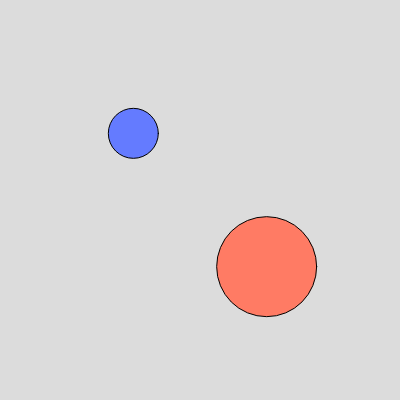
Frame 1 (no input)
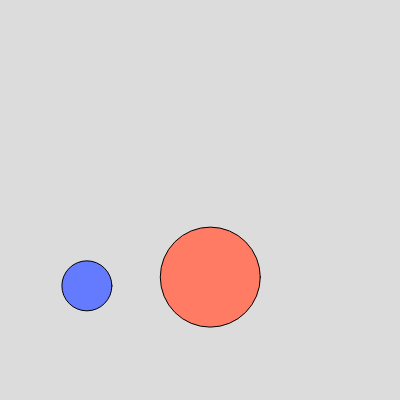
Frame 60 (no input)
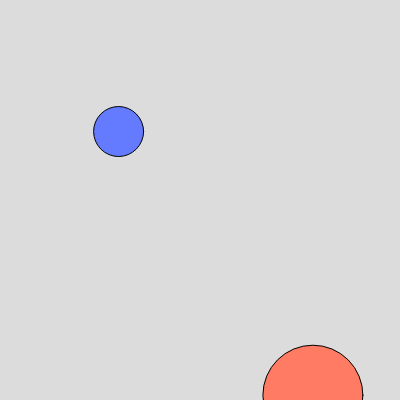
Frame 120 (the mouse pressed at the canvas centre since frame 60)

The p5.js sketch that drew these frames (run headless with seeded random() and noise() and a simulated clock; from frame 60 on, the mouse is pressed at the canvas centre):

// p5.js sketch
// ── sketch.js
// let x;
// let y;

// function setup() {
//   createCanvas(400, 400);
//   x = width / 2;
//   y = height / 2;
// }

// function draw() {
//   background(0, 220, 0);
//   fill(100, 123, 255);
//   ellipse(x, y, 50, 50);
// }

let b1_color = 255;

let b1_x;
let b1_y;
let b1_radius = 25;

let b1_Speed;
let b1_angle;
let b1_xSpeed;
let b1_ySpeed;

let b2_x;
let b2_y;
let b2_radius = 50;

let b2_Speed;
let b2_angle;
let b2_xSpeed;
let b2_ySpeed;

function setup() {
  createCanvas(400, 400);
  b1_x = width / 3;
  b1_y = height / 3;
  
  b1_Speed = 10;
  b1_angle = random(1,10);
  b1_xSpeed = b1_Speed * cos(b1_angle);
  b1_ySpeed = b1_Speed * sin(b1_angle);
  
  b2_x = 2 * width / 3;
  b2_y = 2 * height / 3;
	
  b2_Speed = 5;
  b2_angle = random(1,10);
  b2_xSpeed = b1_Speed * cos(b2_angle);
  b2_ySpeed = b1_Speed * sin(b2_angle);
}

function balls_dist(x1, y1, x2, y2)
{
  return (sqrt((x2-x1)*(x2-x1) + (y2-y1)*(y2-y1)));
}



function draw() {
  background(220);
  fill(100, 123, b1_color);
  ellipse(b1_x, b1_y, b1_radius * 2, b1_radius * 2);
  
  b1_x += b1_xSpeed;
  b1_y += b1_ySpeed;
  
  if (b1_x > width - b1_radius || b1_x < b1_radius) {
  	// if (xSpeed > 0)
  	// xSpeed++;
  	// else
  	// xSpeed--;
    b1_xSpeed = -b1_xSpeed;
  } 
  
  if (b1_y > height - b1_radius || b1_y < b1_radius) {
    b1_ySpeed = -b1_ySpeed;
  }
  
  if (balls_dist(b1_x, b1_y, b2_x, b2_y) < b1_radius + b2_radius)
  {
    b1_xSpeed = (b1_x - b2_x) / balls_dist(b1_x, b1_y, b2_x, b2_y) * b1_Speed;
    b1_ySpeed = (b1_y - b2_y) / balls_dist(b1_x, b1_y, b2_x, b2_y) * b1_Speed;
  }
  
  fill(255, 123, 100);
  ellipse(b2_x, b2_y, b2_radius * 2, b2_radius * 2);
  
  b2_x += b2_xSpeed;
  b2_y += b2_ySpeed;
  
  if (b2_x > width - b2_radius || b2_x < b2_radius) {
    // b2_xSpeed = -b2_xSpeed;     //bounce
    b2_x = (b2_x+width)%width;  //go through
  } 
  
  if (b2_y > height - b2_radius || b2_y < b2_radius) {
    // b2_ySpeed = -b2_ySpeed;      //bounce
    b2_y = (b2_y+height)%height; //go through
  }
  
  if (balls_dist(b1_x, b1_y, b2_x, b2_y) < b1_radius + b2_radius)
  {
    b2_xSpeed = (b2_x - b1_x) / balls_dist(b1_x, b1_y, b2_x, b2_y) * b2_Speed;
    b2_ySpeed = (b2_y - b1_y) / balls_dist(b1_x, b1_y, b2_x, b2_y) * b2_Speed;
  }
}
